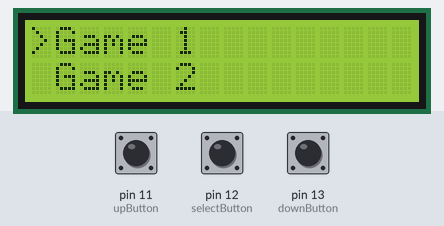
The sketch below on a simulated Arduino Uno, built with avr-gcc and run on an emulated ATmega328P. Parts: 16×2 character LCD. The inputs (shaded band) are chosen by the test bench; at power-on: pin 12 (selectButton) HIGH, pin 13 (downButton) HIGH, pin 11 (upButton) HIGH.

Above: at 1.2 s.
1.3 s: pin 12 (selectButton) pulled LOW for 0.15 s
At 2.1 s:
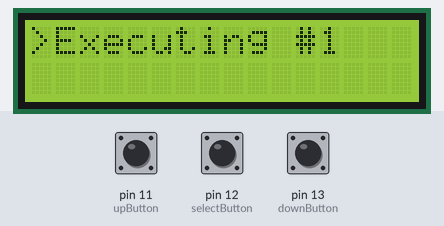
4.3 s: pin 13 (downButton) pulled LOW for 0.15 s
At 5.5 s:
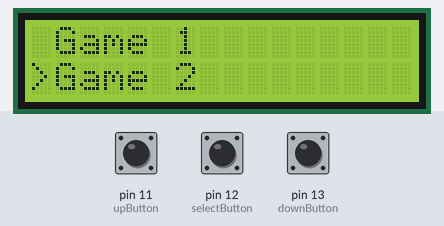
5.9 s: pin 12 (selectButton) pulled LOW for 1 s
At 6.8 s:
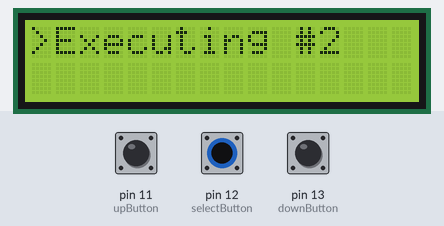
8.9 s: pin 13 (downButton) pulled LOW for 1 s
At 9.2 s:
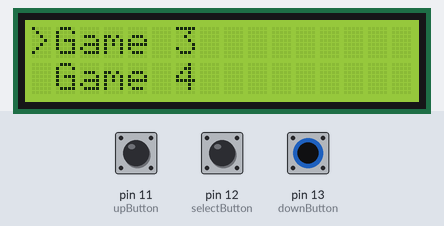
11.4 s: pin 11 (upButton) pulled LOW for 0.15 s
At 12.3 s:
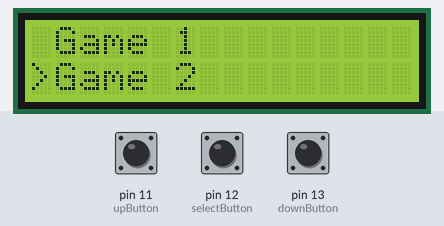
13.0 s: pin 11 (upButton) pulled LOW for 1 s
At 13.5 s:
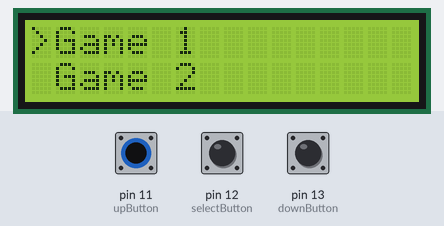
Timing chart, 0 to 16.0 s (numbered marks = the images above; inputs shaded):
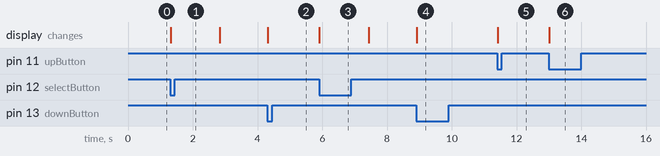

The sketch:

Menu_1.ino
```cpp
#include <LiquidCrystal_I2C.h>

LiquidCrystal_I2C lcd(0x27, 16, 2);

int upButton = 11;
int downButton = 13;
int selectButton = 12;
int menu = 1;

void setup() {

    lcd.init();
    lcd.backlight();

    pinMode(upButton, INPUT_PULLUP);
    pinMode(downButton, INPUT_PULLUP);
    pinMode(selectButton, INPUT_PULLUP);
    updateMenu();
}

void loop() {
    if (!digitalRead(downButton)){
        menu++;
        updateMenu();
        delay(100);
        while (!digitalRead(downButton));
    }
    if (!digitalRead(upButton)){
        menu--;
        updateMenu();
        delay(100);
        while(!digitalRead(upButton));
    }
    if (!digitalRead(selectButton)){
        executeAction();
        updateMenu();
        delay(100);
        while (!digitalRead(selectButton));
    }
}

void updateMenu() {
  switch (menu) {
    case 0:
        menu = 1;
        break;
    case 1:
        lcd.clear();
        lcd.print(">Game 1");
        lcd.setCursor(0, 1);
        lcd.print(" Game 2");
        break;
    case 2:
        lcd.clear();
        lcd.print(" Game 1");
        lcd.setCursor(0, 1);
        lcd.print(">Game 2");
        break;
    case 3:
        lcd.clear();
        lcd.print(">Game 3");
        lcd.setCursor(0, 1);
        lcd.print(" Game 4");
        break;
    case 4:
        lcd.clear();
        lcd.print(" Game 3");
        lcd.setCursor(0, 1);
        lcd.print(">Game 4");
        break;
    case 5:
        lcd.clear();
        lcd.setCursor(0, 0);
        lcd.print(">Game 5");
    case 6:
        menu = 5;
        break;
    }
}

void executeAction() {
  switch (menu) {
        case 1:
            action1();
            break;
        case 2:
            action2();
            break;
        case 3:
            action3();
            break;
        case 4:
            action4();
            break;
        case 5:
            action5();
            break;
    }
}

void action1() {
    lcd.clear();
    lcd.print(">Executing #1");
    delay(1500);
}
void action2() {
    lcd.clear();
    lcd.print(">Executing #2");
    delay(1500);
}
void action3() {
    lcd.clear();
    lcd.print(">Executing #3");
    delay(1500);
}
void action4() {
    lcd.clear();
    lcd.print(">Executing #4");
    delay(1500);
}
void action5() {
    lcd.clear();
    lcd.print(">Executing #5");
    delay(1500);
}
```

Measured:
- after the input at 1.3 s, the display: changes at once (image 1)
- after the input at 4.3 s, the display: changes at once (image 2)
- after the input at 5.9 s, the display: changes at once (image 3)
- after the input at 8.9 s, the display: changes at once (image 4)
- after the input at 11.4 s, the display: changes at once (image 5)
- after the input at 13.0 s, the display: changes at once (image 6)
